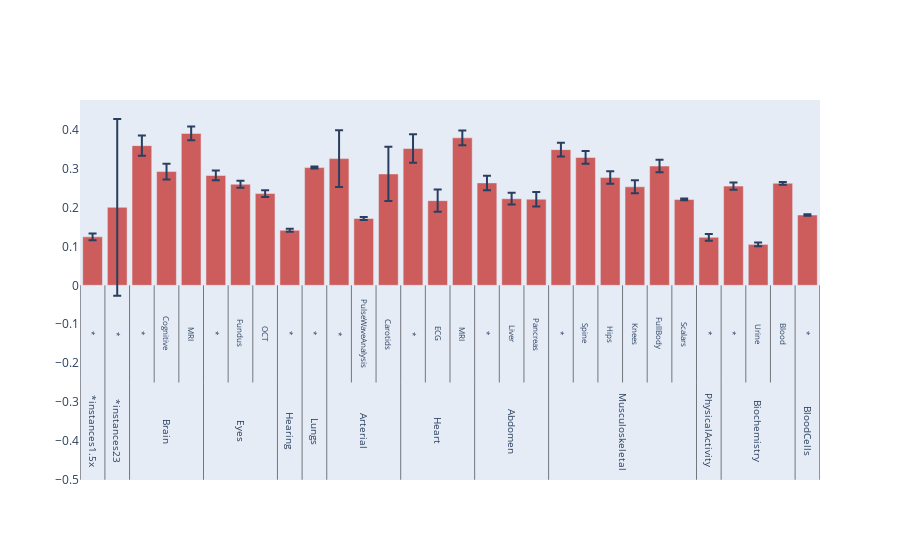

Write notebook code for a chart like this one.
### Code cell
import plotly.graph_objs as go

heritability = pd.DataFrame(data_genetics_heritability).set_index(["dimension", "subdimension"])

if order_by == "h2":
    sorted_dimensions = heritability.sort_values(by="h2", ascending=False).index
    
    sorted_heritability = heritability.loc[sorted_dimensions]

    bars = go.Bar(
                x=[" - ".join(elem) for elem in sorted_dimensions.values], #[sorted_dimensions.get_level_values("dimension"), sorted_dimensions.get_level_values("subdimension")],
                y=sorted_heritability["h2"],
                error_y={"array": sorted_heritability["h2_std"], "type": "data"},
                name="Heritability",
                marker_color="indianred",
            )
    fig.update_layout(font={"size": 8})

else:  # order_by == "custom"
    sorted_dimensions = heritability.loc[pd.Index(CUSTOM_ORDER).drop(["*", "*instances01"])].index

    sorted_heritability = heritability.loc[sorted_dimensions]

    bars = go.Bar(
                x=np.arange(5, 10 * sorted_heritability.shape[0] + 5, 10),
                y=sorted_heritability["h2"],
                error_y={"array": sorted_heritability["h2_std"], "type": "data"},
                name="Heritability",
                marker_color="indianred",
            )

    fig = go.Figure(bars)

    fig.update_layout(
        xaxis={
            "tickvals": np.arange(5, 10 * sorted_heritability.shape[0] + 5, 10),                
            "ticktext": [" - ".join(elem) for elem in sorted_dimensions.values],
            },
    )

    dimensions = (
        sorted_heritability.index.to_frame()[["dimension", "subdimension"]]
        .reset_index(drop=True)
    )
    dimensions["position"] = fig["layout"]["xaxis"]["tickvals"]
    dimensions.set_index(["dimension", "subdimension"], inplace=True)

    lines = []
    annotations = []

    for dimension in dimensions.index.get_level_values("dimension").drop_duplicates():
        dimension_inner_margin = -0.25
        dimension_outer_margin = -0.5

        min_position = dimensions.loc[dimension].min()
        max_position = dimensions.loc[dimension].max()

        line, annotation = add_line_and_annotation(
            dimension,
            "x",
            "y",
            min_position,
            max_position,
            dimension_inner_margin,
            dimension_outer_margin,
            90,
            10,
        )

        lines.append(line)
        annotations.append(annotation)

        for subdimension in dimensions.loc[dimension].index.get_level_values("subdimension").drop_duplicates():
            subdimension_inner_margin = 0
            subdimension_outer_margin = -0.25

            submin_position = dimensions.loc[(dimension, subdimension)].min()
            submax_position = dimensions.loc[(dimension, subdimension)].max()

            line, annotation = add_line_and_annotation(
                subdimension,
                "x",
                "y",
                submin_position,
                submax_position,
                subdimension_inner_margin,
                subdimension_outer_margin,
                90,
                8,
            )

            lines.append(line)
            annotations.append(annotation)

    # The final top/right line
    line, _ = add_line_and_annotation(
        dimension,
        "x",
        "y",
        min_position,
        max_position,
        0,
        dimension_outer_margin,
        0,
        10,
        final=True,
    )

    lines.append(line)

    fig["layout"]["shapes"] = lines
    fig["layout"]["annotations"] = annotations
    fig.update_layout(xaxis={"showticklabels": False})

fig.update_layout(
    yaxis={"showgrid": False, "zeroline": False},
    xaxis={"showgrid": False, "zeroline": False},
)
fig

### Figure 1 — Plotly figure (JSON) as saved in the notebook; plotly's stock layout.template omitted (floating-point values rounded to 4 significant figures)
{"data": [{"error_y": {"array": [0.00874, 0.2271, 0.0258, 0.02026, 0.01742, 0.01248, 0.00908, 0.00874, 0.00394, 0.00249, 0.07286, 0.00394, 0.06992, 0.03643, 0.02851, 0.01896, 0.0187, 0.01514, 0.01863, 0.01763, 0.01655, 0.01614, 0.01683, 0.01611, 0.00219, 0.00874, 0.00952, 0.00474, 0.00347, 0.00202], "type": "data"}, "marker": {"color": "indianred"}, "name": "Heritability", "type": "bar", "x": [5, 15, 25, 35, 45, 55, 65, 75, 85, 95, 105, 115, 125, 135, 145, 155, 165, 175, 185, 195, 205, 215, 225, 235, 245, 255, 265, 275, 285, 295], "y": [0.1246, 0.2005, 0.3591, 0.2925, 0.3906, 0.2824, 0.2598, 0.2359, 0.1414, 0.3027, 0.3257, 0.1718, 0.2864, 0.3517, 0.2177, 0.3791, 0.2633, 0.2227, 0.2214, 0.3488, 0.3289, 0.277, 0.2533, 0.3066, 0.2207, 0.1234, 0.2551, 0.1052, 0.2623, 0.1808]}], "layout": {"annotations": [{"font": {"size": 10}, "showarrow": false, "text": "*instances1.5x", "textangle": 90, "x": 5, "xref": "x", "y": -0.375, "yref": "y"}, {"font": {"size": 8}, "showarrow": false, "text": "*", "textangle": 90, "x": 5, "xref": "x", "y": -0.125, "yref": "y"}, {"font": {"size": 10}, "showarrow": false, "text": "*instances23", "textangle": 90, "x": 15, "xref": "x", "y": -0.375, "yref": "y"}, {"font": {"size": 8}, "showarrow": false, "text": "*", "textangle": 90, "x": 15, "xref": "x", "y": -0.125, "yref": "y"}, {"font": {"size": 10}, "showarrow": false, "text": "Brain", "textangle": 90, "x": 35, "xref": "x", "y": -0.375, "yref": "y"}, {"font": {"size": 8}, "showarrow": false, "text": "*", "textangle": 90, "x": 25, "xref": "x", "y": -0.125, "yref": "y"}, {"font": {"size": 8}, "showarrow": false, "text": "Cognitive", "textangle": 90, "x": 35, "xref": "x", "y": -0.125, "yref": "y"}, {"font": {"size": 8}, "showarrow": false, "text": "MRI", "textangle": 90, "x": 45, "xref": "x", "y": -0.125, "yref": "y"}, {"font": {"size": 10}, "showarrow": false, "text": "Eyes", "textangle": 90, "x": 65, "xref": "x", "y": -0.375, "yref": "y"}, {"font": {"size": 8}, "showarrow": false, "text": "*", "textangle": 90, "x": 55, "xref": "x", "y": -0.125, "yref": "y"}, {"font": {"size": 8}, "showarrow": false, "text": "Fundus", "textangle": 90, "x": 65, "xref": "x", "y": -0.125, "yref": "y"}, {"font": {"size": 8}, "showarrow": false, "text": "OCT", "textangle": 90, "x": 75, "xref": "x", "y": -0.125, "yref": "y"}, {"font": {"size": 10}, "showarrow": false, "text": "Hearing", "textangle": 90, "x": 85, "xref": "x", "y": -0.375, "yref": "y"}, {"font": {"size": 8}, "showarrow": false, "text": "*", "textangle": 90, "x": 85, "xref": "x", "y": -0.125, "yref": "y"}, {"font": {"size": 10}, "showarrow": false, "text": "Lungs", "textangle": 90, "x": 95, "xref": "x", "y": -0.375, "yref": "y"}, {"font": {"size": 8}, "showarrow": false, "text": "*", "textangle": 90, "x": 95, "xref": "x", "y": -0.125, "yref": "y"}, {"font": {"size": 10}, "showarrow": false, "text": "Arterial", "textangle": 90, "x": 115, "xref": "x", "y": -0.375, "yref": "y"}, {"font": {"size": 8}, "showarrow": false, "text": "*", "textangle": 90, "x": 105, "xref": "x", "y": -0.125, "yref": "y"}, {"font": {"size": 8}, "showarrow": false, "text": "PulseWaveAnalysis", "textangle": 90, "x": 115, "xref": "x", "y": -0.125, "yref": "y"}, {"font": {"size": 8}, "showarrow": false, "text": "Carotids", "textangle": 90, "x": 125, "xref": "x", "y": -0.125, "yref": "y"}, {"font": {"size": 10}, "showarrow": false, "text": "Heart", "textangle": 90, "x": 145, "xref": "x", "y": -0.375, "yref": "y"}, {"font": {"size": 8}, "showarrow": false, "text": "*", "textangle": 90, "x": 135, "xref": "x", "y": -0.125, "yref": "y"}, {"font": {"size": 8}, "showarrow": false, "text": "ECG", "textangle": 90, "x": 145, "xref": "x", "y": -0.125, "yref": "y"}, {"font": {"size": 8}, "showarrow": false, "text": "MRI", "textangle": 90, "x": 155, "xref": "x", "y": -0.125, "yref": "y"}, {"font": {"size": 10}, "showarrow": false, "text": "Abdomen", "textangle": 90, "x": 175, "xref": "x", "y": -0.375, "yref": "y"}, {"font": {"size": 8}, "showarrow": false, "text": "*", "textangle": 90, "x": 165, "xref": "x", "y": -0.125, "yref": "y"}, {"font": {"size": 8}, "showarrow": false, "text": "Liver", "textangle": 90, "x": 175, "xref": "x", "y": -0.125, "yref": "y"}, {"font": {"size": 8}, "showarrow": false, "text": "Pancreas", "textangle": 90, "x": 185, "xref": "x", "y": -0.125, "yref": "y"}, {"font": {"size": 10}, "showarrow": false, "text": "Musculoskeletal", "textangle": 90, "x": 220, "xref": "x", "y": -0.375, "yref": "y"}, {"font": {"size": 8}, "showarrow": false, "text": "*", "textangle": 90, "x": 195, "xref": "x", "y": -0.125, "yref": "y"}, {"font": {"size": 8}, "showarrow": false, "text": "Spine", "textangle": 90, "x": 205, "xref": "x", "y": -0.125, "yref": "y"}, {"font": {"size": 8}, "showarrow": false, "text": "Hips", "textangle": 90, "x": 215, "xref": "x", "y": -0.125, "yref": "y"}, {"font": {"size": 8}, "showarrow": false, "text": "Knees", "textangle": 90, "x": 225, "xref": "x", "y": -0.125, "yref": "y"}, {"font": {"size": 8}, "showarrow": false, "text": "FullBody", "textangle": 90, "x": 235, "xref": "x", "y": -0.125, "yref": "y"}, {"font": {"size": 8}, "showarrow": false, "text": "Scalars", "textangle": 90, "x": 245, "xref": "x", "y": -0.125, "yref": "y"}, {"font": {"size": 10}, "showarrow": false, "text": "PhysicalActivity", "textangle": 90, "x": 255, "xref": "x", "y": -0.375, "yref": "y"}, {"font": {"size": 8}, "showarrow": false, "text": "*", "textangle": 90, "x": 255, "xref": "x", "y": -0.125, "yref": "y"}, {"font": {"size": 10}, "showarrow": false, "text": "Biochemistry", "textangle": 90, "x": 275, "xref": "x", "y": -0.375, "yref": "y"}, {"font": {"size": 8}, "showarrow": false, "text": "*", "textangle": 90, "x": 265, "xref": "x", "y": -0.125, "yref": "y"}, {"font": {"size": 8}, "showarrow": false, "text": "Urine", "textangle": 90, "x": 275, "xref": "x", "y": -0.125, "yref": "y"}, {"font": {"size": 8}, "showarrow": false, "text": "Blood", "textangle": 90, "x": 285, "xref": "x", "y": -0.125, "yref": "y"}, {"font": {"size": 10}, "showarrow": false, "text": "BloodCells", "textangle": 90, "x": 295, "xref": "x", "y": -0.375, "yref": "y"}, {"font": {"size": 8}, "showarrow": false, "text": "*", "textangle": 90, "x": 295, "xref": "x", "y": -0.125, "yref": "y"}], "shapes": [{"line": {"color": "Black", "width": 0.5}, "type": "line", "x0": 0, "x1": 0, "xref": "x", "y0": -0.25, "y1": -0.5, "yref": "y"}, {"line": {"color": "Black", "width": 0.5}, "type": "line", "x0": 0, "x1": 0, "xref": "x", "y0": 0, "y1": -0.25, "yref": "y"}, {"line": {"color": "Black", "width": 0.5}, "type": "line", "x0": 10, "x1": 10, "xref": "x", "y0": -0.25, "y1": -0.5, "yref": "y"}, {"line": {"color": "Black", "width": 0.5}, "type": "line", "x0": 10, "x1": 10, "xref": "x", "y0": 0, "y1": -0.25, "yref": "y"}, {"line": {"color": "Black", "width": 0.5}, "type": "line", "x0": 20, "x1": 20, "xref": "x", "y0": -0.25, "y1": -0.5, "yref": "y"}, {"line": {"color": "Black", "width": 0.5}, "type": "line", "x0": 20, "x1": 20, "xref": "x", "y0": 0, "y1": -0.25, "yref": "y"}, {"line": {"color": "Black", "width": 0.5}, "type": "line", "x0": 30, "x1": 30, "xref": "x", "y0": 0, "y1": -0.25, "yref": "y"}, {"line": {"color": "Black", "width": 0.5}, "type": "line", "x0": 40, "x1": 40, "xref": "x", "y0": 0, "y1": -0.25, "yref": "y"}, {"line": {"color": "Black", "width": 0.5}, "type": "line", "x0": 50, "x1": 50, "xref": "x", "y0": -0.25, "y1": -0.5, "yref": "y"}, {"line": {"color": "Black", "width": 0.5}, "type": "line", "x0": 50, "x1": 50, "xref": "x", "y0": 0, "y1": -0.25, "yref": "y"}, {"line": {"color": "Black", "width": 0.5}, "type": "line", "x0": 60, "x1": 60, "xref": "x", "y0": 0, "y1": -0.25, "yref": "y"}, {"line": {"color": "Black", "width": 0.5}, "type": "line", "x0": 70, "x1": 70, "xref": "x", "y0": 0, "y1": -0.25, "yref": "y"}, {"line": {"color": "Black", "width": 0.5}, "type": "line", "x0": 80, "x1": 80, "xref": "x", "y0": -0.25, "y1": -0.5, "yref": "y"}, {"line": {"color": "Black", "width": 0.5}, "type": "line", "x0": 80, "x1": 80, "xref": "x", "y0": 0, "y1": -0.25, "yref": "y"}, {"line": {"color": "Black", "width": 0.5}, "type": "line", "x0": 90, "x1": 90, "xref": "x", "y0": -0.25, "y1": -0.5, "yref": "y"}, {"line": {"color": "Black", "width": 0.5}, "type": "line", "x0": 90, "x1": 90, "xref": "x", "y0": 0, "y1": -0.25, "yref": "y"}, {"line": {"color": "Black", "width": 0.5}, "type": "line", "x0": 100, "x1": 100, "xref": "x", "y0": -0.25, "y1": -0.5, "yref": "y"}, {"line": {"color": "Black", "width": 0.5}, "type": "line", "x0": 100, "x1": 100, "xref": "x", "y0": 0, "y1": -0.25, "yref": "y"}, {"line": {"color": "Black", "width": 0.5}, "type": "line", "x0": 110, "x1": 110, "xref": "x", "y0": 0, "y1": -0.25, "yref": "y"}, {"line": {"color": "Black", "width": 0.5}, "type": "line", "x0": 120, "x1": 120, "xref": "x", "y0": 0, "y1": -0.25, "yref": "y"}, {"line": {"color": "Black", "width": 0.5}, "type": "line", "x0": 130, "x1": 130, "xref": "x", "y0": -0.25, "y1": -0.5, "yref": "y"}, {"line": {"color": "Black", "width": 0.5}, "type": "line", "x0": 130, "x1": 130, "xref": "x", "y0": 0, "y1": -0.25, "yref": "y"}, {"line": {"color": "Black", "width": 0.5}, "type": "line", "x0": 140, "x1": 140, "xref": "x", "y0": 0, "y1": -0.25, "yref": "y"}, {"line": {"color": "Black", "width": 0.5}, "type": "line", "x0": 150, "x1": 150, "xref": "x", "y0": 0, "y1": -0.25, "yref": "y"}, {"line": {"color": "Black", "width": 0.5}, "type": "line", "x0": 160, "x1": 160, "xref": "x", "y0": -0.25, "y1": -0.5, "yref": "y"}, {"line": {"color": "Black", "width": 0.5}, "type": "line", "x0": 160, "x1": 160, "xref": "x", "y0": 0, "y1": -0.25, "yref": "y"}, {"line": {"color": "Black", "width": 0.5}, "type": "line", "x0": 170, "x1": 170, "xref": "x", "y0": 0, "y1": -0.25, "yref": "y"}, {"line": {"color": "Black", "width": 0.5}, "type": "line", "x0": 180, "x1": 180, "xref": "x", "y0": 0, "y1": -0.25, "yref": "y"}, {"line": {"color": "Black", "width": 0.5}, "type": "line", "x0": 190, "x1": 190, "xref": "x", "y0": -0.25, "y1": -0.5, "yref": "y"}, {"line": {"color": "Black", "width": 0.5}, "type": "line", "x0": 190, "x1": 190, "xref": "x", "y0": 0, "y1": -0.25, "yref": "y"}, {"line": {"color": "Black", "width": 0.5}, "type": "line", "x0": 200, "x1": 200, "xref": "x", "y0": 0, "y1": -0.25, "yref": "y"}, {"line": {"color": "Black", "width": 0.5}, "type": "line", "x0": 210, "x1": 210, "xref": "x", "y0": 0, "y1": -0.25, "yref": "y"}, {"line": {"color": "Black", "width": 0.5}, "type": "line", "x0": 220, "x1": 220, "xref": "x", "y0": 0, "y1": -0.25, "yref": "y"}, {"line": {"color": "Black", "width": 0.5}, "type": "line", "x0": 230, "x1": 230, "xref": "x", "y0": 0, "y1": -0.25, "yref": "y"}, {"line": {"color": "Black", "width": 0.5}, "type": "line", "x0": 240, "x1": 240, "xref": "x", "y0": 0, "y1": -0.25, "yref": "y"}, {"line": {"color": "Black", "width": 0.5}, "type": "line", "x0": 250, "x1": 250, "xref": "x", "y0": -0.25, "y1": -0.5, "yref": "y"}, {"line": {"color": "Black", "width": 0.5}, "type": "line", "x0": 250, "x1": 250, "xref": "x", "y0": 0, "y1": -0.25, "yref": "y"}, {"line": {"color": "Black", "width": 0.5}, "type": "line", "x0": 260, "x1": 260, "xref": "x", "y0": -0.25, "y1": -0.5, "yref": "y"}, {"line": {"color": "Black", "width": 0.5}, "type": "line", "x0": 260, "x1": 260, "xref": "x", "y0": 0, "y1": -0.25, "yref": "y"}, {"line": {"color": "Black", "width": 0.5}, "type": "line", "x0": 270, "x1": 270, "xref": "x", "y0": 0, "y1": -0.25, "yref": "y"}, {"line": {"color": "Black", "width": 0.5}, "type": "line", "x0": 280, "x1": 280, "xref": "x", "y0": 0, "y1": -0.25, "yref": "y"}, {"line": {"color": "Black", "width": 0.5}, "type": "line", "x0": 290, "x1": 290, "xref": "x", "y0": -0.25, "y1": -0.5, "yref": "y"}, {"line": {"color": "Black", "width": 0.5}, "type": "line", "x0": 290, "x1": 290, "xref": "x", "y0": 0, "y1": -0.25, "yref": "y"}, {"line": {"color": "Black", "width": 0.5}, "type": "line", "x0": 300, "x1": 300, "xref": "x", "y0": 0, "y1": -0.5, "yref": "y"}], "xaxis": {"showgrid": false, "showticklabels": false, "ticktext": ["*instances1.5x - *", "*instances23 - *", "Brain - *", "Brain - Cognitive", "Brain - MRI", "Eyes - *", "Eyes - Fundus", "Eyes - OCT", "Hearing - *", "Lungs - *", "Arterial - *", "Arterial - PulseWaveAnalysis", "Arterial - Carotids", "Heart - *", "Heart - ECG", "Heart - MRI", "Abdomen - *", "Abdomen - Liver", "Abdomen - Pancreas", "Musculoskeletal - *", "Musculoskeletal - Spine", "Musculoskeletal - Hips", "Musculoskeletal - Knees", "Musculoskeletal - FullBody", "Musculoskeletal - Scalars", "PhysicalActivity - *", "Biochemistry - *", "Biochemistry - Urine", "Biochemistry - Blood", "BloodCells - *"], "tickvals": [5, 15, 25, 35, 45, 55, 65, 75, 85, 95, 105, 115, 125, 135, 145, 155, 165, 175, 185, 195, 205, 215, 225, 235, 245, 255, 265, 275, 285, 295], "zeroline": false}, "yaxis": {"showgrid": false, "zeroline": false}}}
